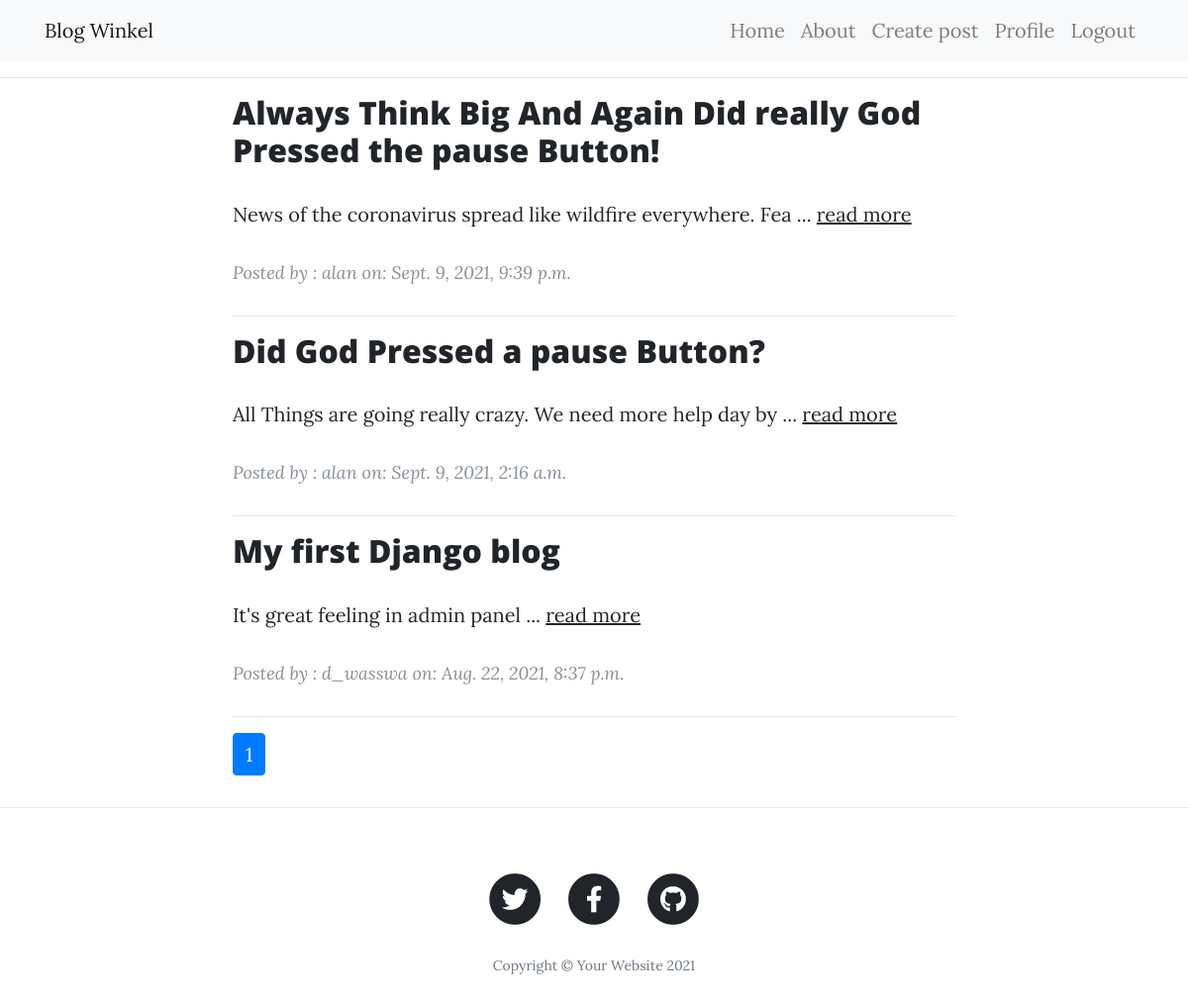
/ (signed in), run on the app's committed database.
### blog/models.py (models this page shows, shortened)
class Blog(models.Model):
    title = models.CharField(max_length=100)
    content = models.TextField()
    post_created = models.DateTimeField(default=timezone.now)
    author = models.ForeignKey(User, on_delete=models.CASCADE)

### blog/views.py (the view)
# urls.py: path('', views.HomeListView.as_view(), name='blog-homepage'),
class HomeListView(ListView):
    model = Blog
    context_object_name = 'blogs'
    extra_context = {'title': 'Home Django project'}
    ordering =["-post_created"]
    template_name = 'blog/homepage.html'
    paginate_by = 4

### blog/templates/blog/homepage.html (shortened to what this page needs)
{% extends 'blog/base.html' %}
{% block content %}
<div class="col-md-10 col-lg-8 mx-auto">
    {% for blog in blogs %}
    <div class="post-preview">
        <h2 class="post-title">
            <a href="{% url 'blog-post-detail' blog.id %}"> {{ blog.title }}</a>
        </h2>
        <p>
            {{ blog.content|slice:":60" }} ... <a href="{% url 'blog-post-detail' blog.id %}">read more </a>
        </p>
        <p class="post-meta">Posted by : {{ blog.author.username }}
            on: {{ blog.post_created }}
        </p>
    </div>
    <hr>
    {% endfor %}
    <nav aria-label="Page navigation example>">
        <ul class="pagination">
            {% for i in page_obj.paginator.page_range %}
            {% if page_obj.number == i %}
            <li class="page-item active">
                <a class="page-link" href="?page={{ page_obj.number }}">{{ page_obj.number }}</a>
            </li>
            {% elif i > page_obj.number|add:'-3' and i < page_obj.number|add:'3' %}
            <li class="page-item"><a class="page-link" href="?page={{ i }}">{{ i }}</a></li>
            {% endif %}
            {% endfor %}
        </ul>
    </nav>
</div>
{% endblock content %}

### data on the page
Blog: title "Always Think Big And Again Did really God Pressed the pause Button!", content "News of the coronavirus spread like wildfire everywhere. Fea", author.username "alan", post_created "Sept. 9, 2021, 9:39 p.m."
Blog: title "Did God Pressed a pause Button?", content "All Things are going really crazy. We need more help day by", author.username "alan", post_created "Sept. 9, 2021, 2:16 a.m."
Blog: title "My first Django blog", content "It's great feeling in admin panel", author.username "d_wasswa", post_created "Aug. 22, 2021, 8:37 p.m."

### other printed values
{{ page_obj.number }} "1"
